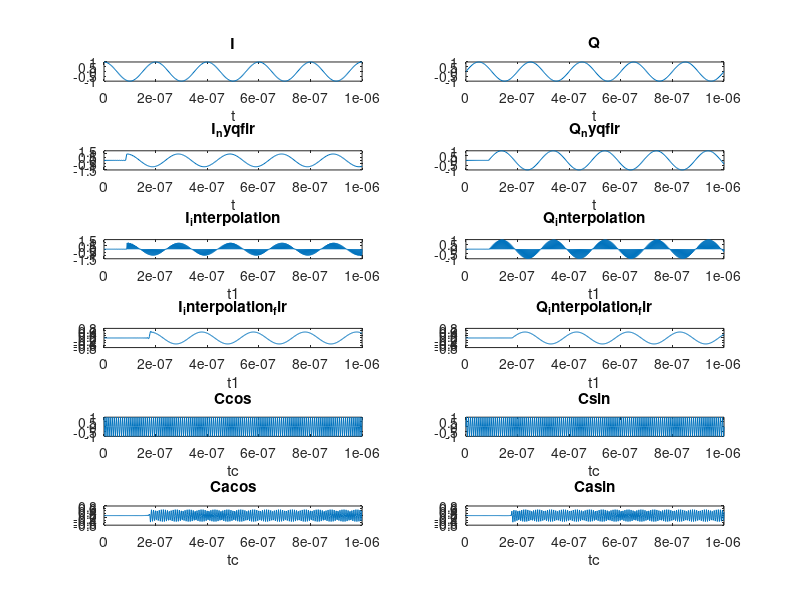

MATLAB code to generate this figure:
close all
clear all
clc
A=1;      	%amplify
f=5*10^6;   %5MHz
w=2*pi*f;  	%rad/s
p=0;    	%rad
%采样
T=1*10^-6;    	%us %观测时间
% fs=10*f;     	%Hz %采样频率
fs=250*10^6;    %250MHz %采样频率
d=1/fs;      	%s  %采样间隔
t=0:d:T;    	%离散时间t
I=A*cos(w*t+p);	%I信号
Q=A*sin(w*t+p);	%Q信号
%$$$$$$$$$$$$$$$$$$$$$$$$$--nyqfir--$$$$$$$$$$$$$$$$$$$$$$$$$$$
Num_nyq_fir=[-4.83861289421844e-05	0.000136677375459635	-0.000316543256816017	0.000634050607879113	-0.00114984429456827	0.00193450114075664	-0.00306469876983719	0.00461745573464203	-0.00666266998518887	0.00925463294799435	-0.0124230848173747	0.0161650885982404	-0.0204384350766706	0.0251579196762951	-0.0301950448459117	0.0353818120952225	-0.0405185682069315	0.0453856232230121	-0.0497577374141365	0.0534202139674820	-0.0561851487000087	0.0579062139052514	0.941509481965946	0.0579062139052514	-0.0561851487000087	0.0534202139674820	-0.0497577374141365	0.0453856232230121	-0.0405185682069315	0.0353818120952225	-0.0301950448459117	0.0251579196762951	-0.0204384350766706	0.0161650885982404	-0.0124230848173747	0.00925463294799435	-0.00666266998518887	0.00461745573464203	-0.00306469876983719	0.00193450114075664	-0.00114984429456827	0.000634050607879113	-0.000316543256816017	0.000136677375459635	-4.83861289421844e-05]
b_nyq_fir=Num_nyq_fir;	%Num为滤波器系统在workspace的存储单元
a=1;
I_nyqfir=filter(b_nyq_fir,a,I);
Q_nyqfir=filter(b_nyq_fir,a,Q);
%$$$$$$$$$$$$$$$$$$$$$$--interpolation--$$$$$$$$$$$$$$$$$$$$$$$$
t1=0:d/2:T;     %离散时间t
[t1x,t1y]=size(t1);
I_interpolation=zeros(t1x,t1y);
Q_interpolation=zeros(t1x,t1y);
for i=1:t1y
ii = mod(i,2);
		if (ii==1)
			I_interpolation(i)=0;
			Q_interpolation(i)=0;
		else
			I_interpolation(i)=I_nyqfir(i/2);
			Q_interpolation(i)=Q_nyqfir(i/2);
		end
	end

Num_interpolation=[-0.000258858058206960	-0.000330393739936240	0.000244803877996572	0.00108127180581042	0.000946158475308332	-0.000301488964037976	-0.000875330781623297	0.000356849303536685	0.00148752989497094	0.000215986091427487	-0.00180795395128458	-0.000921593577544323	0.00203279253864274	0.00195291371085818	-0.00188288807505977	-0.00315132687430823	0.00126808235717264	0.00440850449383729	-5.28913866913680e-05	-0.00550439680959660	-0.00181429575227560	0.00618223367745800	0.00431651532713280	-0.00614411769661609	-0.00733634199367101	0.00508144326490152	0.0106460494933085	-0.00270101496581898	-0.0139042656372629	-0.00125647616795596	0.0166533671452492	0.00700724009280437	-0.0183187127122656	-0.0147576995221823	0.0181707493714565	0.0248055356409143	-0.0151927518381425	-0.0378352245491180	0.00762406840564322	0.0558576929047605	0.00883319743195283	-0.0863040116935435	-0.0515872561274440	0.178597799923957	0.416010623624409	0.416010623624409	0.178597799923957	-0.0515872561274440	-0.0863040116935435	0.00883319743195283	0.0558576929047605	0.00762406840564322	-0.0378352245491180	-0.0151927518381425	0.0248055356409143	0.0181707493714565	-0.0147576995221823	-0.0183187127122656	0.00700724009280437	0.0166533671452492	-0.00125647616795596	-0.0139042656372629	-0.00270101496581898	0.0106460494933085	0.00508144326490152	-0.00733634199367101	-0.00614411769661609	0.00431651532713280	0.00618223367745800	-0.00181429575227560	-0.00550439680959660	-5.28913866913680e-05	0.00440850449383729	0.00126808235717264	-0.00315132687430823	-0.00188288807505977	0.00195291371085818	0.00203279253864274	-0.000921593577544323	-0.00180795395128458	0.000215986091427487	0.00148752989497094	0.000356849303536685	-0.000875330781623297	-0.000301488964037976	0.000946158475308332	0.00108127180581042	0.000244803877996572	-0.000330393739936240	-0.000258858058206960]
b_interpolation=Num_interpolation;	%Num为滤波器系统在workspace的存储单元
I_interpolation_fir=filter(b_interpolation,a,I_interpolation);
Q_interpolation_fir=filter(b_interpolation,a,Q_interpolation);
%$$$$$$$$$$$$$$$$$$$$$$$$$--DUC--$$$$$$$$$$$$$$$$$$$$$$$$$$$$$$
Ac=1;           		%amplify
fc=125*10^6;   			%125MHz
wc=2*pi*fc;         	%rad/s
pc=0;               	%rad
%采样
fsc=500*10^6;    		%500MHz %采样频率
dc=1/fsc;             	%s  %采样间隔
tc=0:dc:T;       			%离散时间t

Csin=Ac*sin(wc*tc+pc);  	%载波正弦信号
Ccos=Ac*cos(wc*tc+pc);  	%载波余弦信号

%cos(a+b)=cosacosb-sinasinb
%sin(a+b)=sinacosb+cosasinb
Cacos=I_interpolation_fir.*Ccos-Q_interpolation_fir.*Csin; 	%DUC后Ca余弦信号
Casin=Q_interpolation_fir.*Ccos+I_interpolation_fir.*Csin; 	%DUC后Ca正弦信号
%$$$$$$$$$$$$$$$$$$$$$--draw wave--$$$$$$$$$$$$$$$$$$$$$$$$$$
figure(1)
subplot(6,2,1);	%画图 
plot(t,I);xlabel('t');title('I');%画I的原始波形
subplot(6,2,3);	%画图 
plot(t,I_nyqfir);xlabel('t');title('I_nyqfir');%画I经过奈奎斯特滤波的波形
subplot(6,2,5);%画图  
plot(t1,I_interpolation);xlabel('t1');title('I_interpolation');%画内插后的函数图
subplot(6,2,7);%画图  
plot(t1,I_interpolation_fir);xlabel('t1');title('I_interpolation_fir');%滤波后的函数图
subplot(6,2,9);%画图 \
plot(tc,Ccos);xlabel('tc');title('Ccos');%画载波余弦信号
subplot(6,2,11);%画图 
plot(tc,Cacos);xlabel('tc');title('Cacos');%画DUC余弦信号
subplot(6,2,2);	%画图 
plot(t,Q);xlabel('t');title('Q');%画Q的原始波形
subplot(6,2,4);	%画图 
plot(t,Q_nyqfir);xlabel('t');title('Q_nyqfir');%画Q经过奈奎斯特滤波的波形
subplot(6,2,6);%画图  
plot(t1,Q_interpolation);xlabel('t1');title('Q_interpolation');%画内插后的函数图
subplot(6,2,8);%画图  
plot(t1,Q_interpolation_fir);xlabel('t1');title('Q_interpolation_fir');%滤波后的函数图
subplot(6,2,10);%画图 
plot(tc,Csin);xlabel('tc');title('Csin');%画载波正弦信号
subplot(6,2,12);%画图 
plot(tc,Casin);xlabel('tc');title('Casin');%画DUC正弦信号